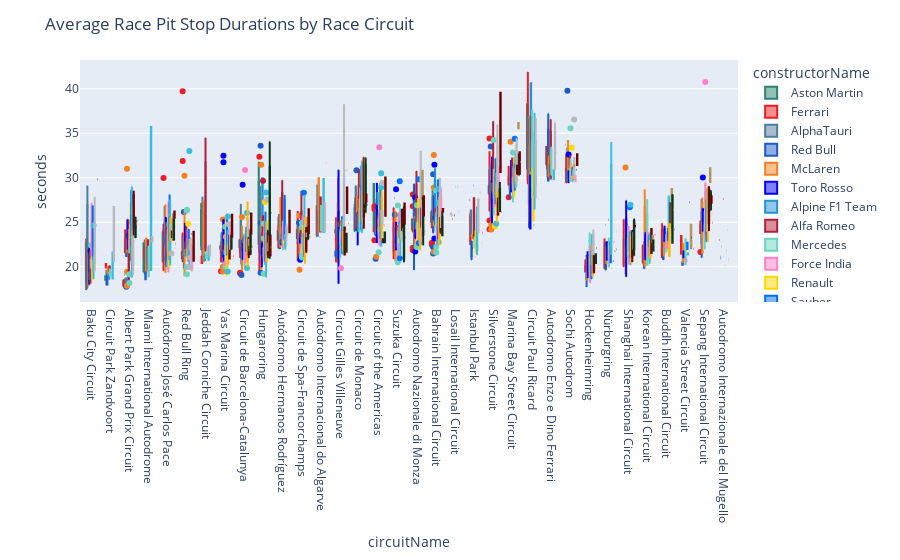

The notebook cell saved with this chart:
### Code cell
fig = px.box(newPitStops[newPitStops['seconds']<50].groupby(by=['raceId','name','circuitName','constructorName']).mean().reset_index().sort_values(by='seconds',ascending=True),
                 x='circuitName',
                 y='seconds',
                 color='constructorName',
                 color_discrete_map=constructor_color_map,
                )
fig.update_layout(
    title_text='Average Race Pit Stop Durations by Race Circuit',
)
fig.show()

### Figure 1 — Plotly figure (JSON) as saved in the notebook; plotly's stock layout.template omitted (floating-point values rounded to 4 significant figures; data arrays with more than 128 entries replaced by an {"elided": "..."} marker saying what was removed)
{"data": [{"alignmentgroup": "True", "hovertemplate": "constructorName=Aston Martin<br>circuitName=%{x}<br>seconds=%{y}<extra></extra>", "legendgroup": "Aston Martin", "marker": {"color": "#2D826D"}, "name": "Aston Martin", "notched": false, "offsetgroup": "Aston Martin", "orientation": "v", "showlegend": true, "type": "box", "x": ["Baku City Circuit", "Circuit Park Zandvoort", "Circuit Park Zandvoort", "Albert Park Grand Prix Circuit", "Miami International Autodrome", "Autódromo José Carlos Pace", "Red Bull Ring", "Baku City Circuit", "Red Bull Ring", "Red Bull Ring", "Red Bull Ring", "Jeddah Corniche Circuit", "Yas Marina Circuit", "Circuit de Barcelona-Catalunya", "Yas Marina Circuit", "Hungaroring", "Miami International Autodrome", "Circuit de Barcelona-Catalunya", "Hungaroring", "Circuit de Barcelona-Catalunya", "Autódromo Hermanos Rodríguez", "Baku City Circuit", "Circuit de Spa-Francorchamps", "Autódromo Internacional do Algarve", "Autódromo José Carlos Pace", "Circuit Gilles Villeneuve", "Circuit de Monaco", "Autódromo Hermanos Rodríguez", "Jeddah Corniche Circuit", "Circuit of the Americas", "Suzuka Circuit", "Circuit de Spa-Francorchamps", "Circuit Gilles Villeneuve", "Autodromo Nazionale di Monza", "Circuit de Monaco", "Bahrain International Circuit", "Bahrain International Circuit", "Autodromo Nazionale di Monza", "Losail International Circuit", "Bahrain International Circuit", "Circuit de Monaco", "Jeddah Corniche Circuit", "Istanbul Park", "Silverstone Circuit", "Silverstone Circuit", "Silverstone Circuit", "Circuit of the Americas", "Marina Bay Street Circuit", "Circuit Paul Ricard", "Autodromo Enzo e Dino Ferrari", "Hungaroring", "Autodromo Enzo e Dino Ferrari", "Sochi Autodrom", "Circuit Paul Ricard"], "x0": " ", "xaxis": "x", "y": [17.39, 18.54, 18.91, 19.07, 19.47, 20.62, 20.83, 21.15, 21.2, 21.24, 21.77, 21.88, 22.06, 22.06, 22.27, 22.46, 22.64, 22.8, 22.85, 23.01, 23.05, 23.15, 23.24, 23.37, 23.88, 23.88, 23.92, 23.97, 24.01, 24.03, 24.03, 24.09, 24.11, 24.25, 25.0, 25.01, 25.19, 25.31, 25.94, 26.26, 27.05, 27.16, 27.51, 28.18, 28.62, 29.2, 29.29, 29.78, 31.03, 31.58, 31.79, 33.46, 33.68, 38.26], "y0": " ", "yaxis": "y"}, {"alignmentgroup": "True", "hovertemplate": "constructorName=Ferrari<br>circuitName=%{x}<br>seconds=%{y}<extra></extra>", "legendgroup": "Ferrari", "marker": {"color": "#ED1C24"}, "name": "Ferrari", "notched": false, "offsetgroup": "Ferrari", "orientation": "v", "showlegend": true, "type": "box", "x": {"elided": "250 str values"}, "x0": " ", "xaxis": "x", "y": {"elided": "250 float values"}, "y0": " ", "yaxis": "y"}, {"alignmentgroup": "True", "hovertemplate": "constructorName=AlphaTauri<br>circuitName=%{x}<br>seconds=%{y}<extra></extra>", "legendgroup": "AlphaTauri", "marker": {"color": "#4E7C9B"}, "name": "AlphaTauri", "notched": false, "offsetgroup": "AlphaTauri", "orientation": "v", "showlegend": true, "type": "box", "x": ["Baku City Circuit", "Circuit Park Zandvoort", "Albert Park Grand Prix Circuit", "Albert Park Grand Prix Circuit", "Miami International Autodrome", "Circuit Park Zandvoort", "Baku City Circuit", "Autodromo Internazionale del Mugello", "Red Bull Ring", "Jeddah Corniche Circuit", "Red Bull Ring", "Hungaroring", "Yas Marina Circuit", "Red Bull Ring", "Yas Marina Circuit", "Red Bull Ring", "Circuit de Barcelona-Catalunya", "Circuit de Barcelona-Catalunya", "Autódromo Hermanos Rodríguez", "Red Bull Ring", "Jeddah Corniche Circuit", "Autódromo José Carlos Pace", "Circuit de Spa-Francorchamps", "Hungaroring", "Miami International Autodrome", "Hungaroring", "Circuit de Spa-Francorchamps", "Circuit de Barcelona-Catalunya", "Autódromo José Carlos Pace", "Red Bull Ring", "Istanbul Park", "Circuit Gilles Villeneuve", "Autódromo Internacional do Algarve", "Circuit of the Americas", "Yas Marina Circuit", "Circuit de Monaco", "Autodromo Nazionale di Monza", "Bahrain International Circuit", "Nürburgring", "Circuit of the Americas", "Circuit de Spa-Francorchamps", "Circuit Gilles Villeneuve", "Autodromo Nazionale di Monza", "Bahrain International Circuit", "Bahrain International Circuit", "Autódromo Hermanos Rodríguez", "Losail International Circuit", "Istanbul Park", "Circuit de Barcelona-Catalunya", "Bahrain International Circuit", "Suzuka Circuit", "Jeddah Corniche Circuit", "Circuit de Monaco", "Silverstone Circuit", "Silverstone Circuit", "Bahrain International Circuit", "Silverstone Circuit", "Hungaroring", "Baku City Circuit", "Autódromo Internacional do Algarve", "Circuit de Monaco", "Silverstone Circuit", "Sochi Autodrom", "Autodromo Enzo e Dino Ferrari", "Autodromo Enzo e Dino Ferrari", "Circuit Paul Ricard", "Marina Bay Street Circuit", "Sochi Autodrom", "Silverstone Circuit", "Autodromo Enzo e Dino Ferrari", "Circuit Paul Ricard"], "x0": " ", "xaxis": "x", "y": [17.61, 18.02, 18.17, 18.68, 19.26, 19.51, 20.5, 21.13, 21.23, 21.27, 21.28, 21.78, 21.9, 22.01, 22.1, 22.14, 22.17, 22.44, 22.55, 22.79, 22.82, 22.84, 22.87, 22.88, 22.94, 23.0, 23.23, 23.33, 23.39, 23.4, 23.46, 23.47, 23.48, 23.69, 23.86, 24.43, 24.43, 24.5, 24.72, 24.88, 24.93, 24.98, 25.01, 25.02, 25.14, 25.82, 26.02, 26.32, 27.05, 27.4, 27.69, 27.87, 28.12, 28.27, 28.4, 28.62, 28.67, 29.05, 29.09, 29.12, 29.12, 29.41, 29.61, 30.04, 30.39, 30.5, 30.58, 30.67, 31.28, 31.35, 36.81], "y0": " ", "yaxis": "y"}, {"alignmentgroup": "True", "hovertemplate": "constructorName=Red Bull<br>circuitName=%{x}<br>seconds=%{y}<extra></extra>", "legendgroup": "Red Bull", "marker": {"color": "#1E5BC6"}, "name": "Red Bull", "notched": false, "offsetgroup": "Red Bull", "orientation": "v", "showlegend": true, "type": "box", "x": {"elided": "251 str values"}, "x0": " ", "xaxis": "x", "y": {"elided": "251 float values"}, "y0": " ", "yaxis": "y"}, {"alignmentgroup": "True", "hovertemplate": "constructorName=McLaren<br>circuitName=%{x}<br>seconds=%{y}<extra></extra>", "legendgroup": "McLaren", "marker": {"color": "#F58020"}, "name": "McLaren", "notched": false, "offsetgroup": "McLaren", "orientation": "v", "showlegend": true, "type": "box", "x": {"elided": "251 str values"}, "x0": " ", "xaxis": "x", "y": {"elided": "251 float values"}, "y0": " ", "yaxis": "y"}, {"alignmentgroup": "True", "hovertemplate": "constructorName=Toro Rosso<br>circuitName=%{x}<br>seconds=%{y}<extra></extra>", "legendgroup": "Toro Rosso", "marker": {"color": "#0000FF"}, "name": "Toro Rosso", "notched": false, "offsetgroup": "Toro Rosso", "orientation": "v", "showlegend": true, "type": "box", "x": {"elided": "178 str values"}, "x0": " ", "xaxis": "x", "y": {"elided": "178 float values"}, "y0": " ", "yaxis": "y"}, {"alignmentgroup": "True", "hovertemplate": "constructorName=Alpine F1 Team<br>circuitName=%{x}<br>seconds=%{y}<extra></extra>", "legendgroup": "Alpine F1 Team", "marker": {"color": "#2293D1"}, "name": "Alpine F1 Team", "notched": false, "offsetgroup": "Alpine F1 Team", "orientation": "v", "showlegend": true, "type": "box", "x": ["Albert Park Grand Prix Circuit", "Baku City Circuit", "Circuit Park Zandvoort", "Albert Park Grand Prix Circuit", "Circuit Park Zandvoort", "Autódromo José Carlos Pace", "Miami International Autodrome", "Baku City Circuit", "Jeddah Corniche Circuit", "Jeddah Corniche Circuit", "Red Bull Ring", "Jeddah Corniche Circuit", "Yas Marina Circuit", "Baku City Circuit", "Yas Marina Circuit", "Miami International Autodrome", "Red Bull Ring", "Red Bull Ring", "Autódromo Hermanos Rodríguez", "Red Bull Ring", "Circuit de Barcelona-Catalunya", "Circuit de Barcelona-Catalunya", "Hungaroring", "Circuit de Barcelona-Catalunya", "Autódromo Internacional do Algarve", "Circuit de Spa-Francorchamps", "Autódromo Hermanos Rodríguez", "Circuit de Monaco", "Circuit de Spa-Francorchamps", "Autodromo Nazionale di Monza", "Suzuka Circuit", "Circuit Gilles Villeneuve", "Circuit de Monaco", "Bahrain International Circuit", "Autódromo José Carlos Pace", "Circuit Gilles Villeneuve", "Losail International Circuit", "Bahrain International Circuit", "Circuit de Monaco", "Circuit of the Americas", "Autodromo Nazionale di Monza", "Circuit of the Americas", "Silverstone Circuit", "Istanbul Park", "Silverstone Circuit", "Silverstone Circuit", "Hungaroring", "Circuit Paul Ricard", "Autodromo Enzo e Dino Ferrari", "Sochi Autodrom", "Bahrain International Circuit", "Autodromo Enzo e Dino Ferrari", "Circuit Paul Ricard"], "x0": " ", "xaxis": "x", "y": [18.06, 18.53, 18.66, 18.77, 19.13, 20.07, 20.33, 20.59, 20.74, 20.75, 21.18, 21.34, 21.49, 21.6, 21.79, 22.18, 22.3, 22.66, 22.75, 22.77, 22.77, 22.8, 22.83, 23.3, 23.34, 23.4, 23.54, 23.87, 24.03, 24.34, 24.47, 24.64, 24.7, 24.71, 24.89, 24.93, 25.75, 25.82, 26.1, 27.09, 27.56, 28.28, 28.46, 29.12, 29.26, 29.31, 29.95, 30.75, 30.77, 31.01, 31.07, 31.41, 40.64], "y0": " ", "yaxis": "y"}, {"alignmentgroup": "True", "hovertemplate": "constructorName=Alfa Romeo<br>circuitName=%{x}<br>seconds=%{y}<extra></extra>", "legendgroup": "Alfa Romeo", "marker": {"color": "#B12039"}, "name": "Alfa Romeo", "notched": false, "offsetgroup": "Alfa Romeo", "orientation": "v", "showlegend": true, "type": "box", "x": ["Baku City Circuit", "Albert Park Grand Prix Circuit", "Circuit Park Zandvoort", "Miami International Autodrome", "Circuit Park Zandvoort", "Albert Park Grand Prix Circuit", "Autódromo José Carlos Pace", "Baku City Circuit", "Red Bull Ring", "Red Bull Ring", "Baku City Circuit", "Red Bull Ring", "Jeddah Corniche Circuit", "Yas Marina Circuit", "Baku City Circuit", "Circuit de Barcelona-Catalunya", "Red Bull Ring", "Yas Marina Circuit", "Circuit de Barcelona-Catalunya", "Yas Marina Circuit", "Autódromo Hermanos Rodríguez", "Red Bull Ring", "Circuit de Barcelona-Catalunya", "Hungaroring", "Yas Marina Circuit", "Circuit de Barcelona-Catalunya", "Hockenheimring", "Circuit de Spa-Francorchamps", "Miami International Autodrome", "Istanbul Park", "Hungaroring", "Red Bull Ring", "Autódromo José Carlos Pace", "Circuit de Barcelona-Catalunya", "Jeddah Corniche Circuit", "Circuit de Spa-Francorchamps", "Suzuka Circuit", "Circuit de Spa-Francorchamps", "Circuit of the Americas", "Autódromo Internacional do Algarve", "Autódromo Hermanos Rodríguez", "Hungaroring", "Circuit de Monaco", "Hungaroring", "Autódromo José Carlos Pace", "Suzuka Circuit", "Red Bull Ring", "Circuit Gilles Villeneuve", "Circuit of the Americas", "Shanghai International Circuit", "Circuit Gilles Villeneuve", "Autodromo Nazionale di Monza", "Albert Park Grand Prix Circuit", "Circuit Gilles Villeneuve", "Nürburgring", "Bahrain International Circuit", "Circuit de Monaco", "Circuit of the Americas", "Losail International Circuit", "Bahrain International Circuit", "Bahrain International Circuit", "Bahrain International Circuit", "Bahrain International Circuit", "Bahrain International Circuit", "Autodromo Nazionale di Monza", "Circuit de Monaco", "Autodromo Nazionale di Monza", "Autodromo Internazionale del Mugello", "Istanbul Park", "Autódromo Internacional do Algarve", "Silverstone Circuit", "Silverstone Circuit", "Silverstone Circuit", "Circuit de Spa-Francorchamps", "Marina Bay Street Circuit", "Hungaroring", "Autódromo Hermanos Rodríguez", "Autodromo Enzo e Dino Ferrari", "Silverstone Circuit", "Autodromo Nazionale di Monza", "Autodromo Enzo e Dino Ferrari", "Circuit Paul Ricard", "Circuit Paul Ricard", "Circuit de Monaco", "Sochi Autodrom", "Sochi Autodrom", "Marina Bay Street Circuit", "Sochi Autodrom", "Jeddah Corniche Circuit", "Silverstone Circuit", "Autodromo Enzo e Dino Ferrari", "Circuit Paul Ricard"], "x0": " ", "xaxis": "x", "y": [18.12, 18.4, 19.6, 19.61, 20.01, 20.58, 20.67, 21.09, 21.22, 21.56, 21.64, 21.69, 21.7, 21.75, 21.99, 22.14, 22.19, 22.19, 22.22, 22.31, 22.31, 22.44, 22.69, 22.71, 22.72, 22.88, 22.9, 22.96, 22.98, 23.16, 23.32, 23.38, 23.5, 23.53, 23.53, 23.55, 23.6, 23.91, 23.94, 23.96, 24.04, 24.27, 24.3, 24.36, 24.49, 24.57, 24.63, 24.63, 24.67, 24.74, 24.78, 25.06, 25.24, 25.24, 25.28, 25.39, 25.73, 25.78, 25.79, 25.93, 25.97, 26.09, 26.46, 26.63, 26.64, 27.27, 27.55, 27.61, 27.68, 27.77, 28.12, 28.29, 28.36, 28.5, 29.34, 29.66, 29.71, 29.8, 30.48, 30.75, 30.77, 30.84, 30.96, 30.98, 31.07, 31.54, 32.17, 32.49, 34.49, 36.34, 36.58, 36.94], "y0": " ", "yaxis": "y"}, {"alignmentgroup": "True", "hovertemplate": "constructorName=Mercedes<br>circuitName=%{x}<br>seconds=%{y}<extra></extra>", "legendgroup": "Mercedes", "marker": {"color": "#6CD3BF"}, "name": "Mercedes", "notched": false, "offsetgroup": "Mercedes", "orientation": "v", "showlegend": true, "type": "box", "x": {"elided": "249 str values"}, "x0": " ", "xaxis": "x", "y": {"elided": "249 float values"}, "y0": " ", "yaxis": "y"}, {"alignmentgroup": "True", "hovertemplate": "constructorName=Force India<br>circuitName=%{x}<br>seconds=%{y}<extra></extra>", "legendgroup": "Force India", "marker": {"color": "#FF80C7"}, "name": "Force India", "notched": false, "offsetgroup": "Force India", "orientation": "v", "showlegend": true, "type": "box", "x": {"elided": "157 str values"}, "x0": " ", "xaxis": "x", "y": {"elided": "157 float values"}, "y0": " ", "yaxis": "y"}, {"alignmentgroup": "True", "hovertemplate": "constructorName=Renault<br>circuitName=%{x}<br>seconds=%{y}<extra></extra>", "legendgroup": "Renault", "marker": {"color": "#FFD800"}, "name": "Renault", "notched": false, "offsetgroup": "Renault", "orientation": "v", "showlegend": true, "type": "box", "x": ["Baku City Circuit", "Yas Marina Circuit", "Autódromo José Carlos Pace", "Autodromo Internazionale del Mugello", "Hockenheimring", "Red Bull Ring", "Baku City Circuit", "Red Bull Ring", "Hockenheimring", "Nürburgring", "Hockenheimring", "Baku City Circuit", "Autódromo José Carlos Pace", "Circuit de Spa-Francorchamps", "Baku City Circuit", "Shanghai International Circuit", "Korean International Circuit", "Red Bull Ring", "Istanbul Park", "Yas Marina Circuit", "Valencia Street Circuit", "Circuit de Spa-Francorchamps", "Yas Marina Circuit", "Hungaroring", "Yas Marina Circuit", "Circuit de Barcelona-Catalunya", "Shanghai International Circuit", "Circuit de Barcelona-Catalunya", "Red Bull Ring", "Hungaroring", "Red Bull Ring", "Hungaroring", "Nürburgring", "Circuit de Barcelona-Catalunya", "Autódromo Hermanos Rodríguez", "Circuit de Barcelona-Catalunya", "Hungaroring", "Suzuka Circuit", "Autodromo Nazionale di Monza", "Circuit de Barcelona-Catalunya", "Autódromo Hermanos Rodríguez", "Autódromo Hermanos Rodríguez", "Autódromo Hermanos Rodríguez", "Circuit de Spa-Francorchamps", "Circuit de Barcelona-Catalunya", "Albert Park Grand Prix Circuit", "Circuit Gilles Villeneuve", "Shanghai International Circuit", "Albert Park Grand Prix Circuit", "Hungaroring", "Suzuka Circuit", "Buddh International Circuit", "Shanghai International Circuit", "Suzuka Circuit", "Circuit Gilles Villeneuve", "Suzuka Circuit", "Shanghai International Circuit", "Autódromo José Carlos Pace", "Circuit of the Americas", "Circuit de Spa-Francorchamps", "Istanbul Park", "Circuit Gilles Villeneuve", "Sepang International Circuit", "Yas Marina Circuit", "Autodromo Nazionale di Monza", "Circuit of the Americas", "Albert Park Grand Prix Circuit", "Suzuka Circuit", "Circuit Gilles Villeneuve", "Circuit de Spa-Francorchamps", "Circuit of the Americas", "Bahrain International Circuit", "Silverstone Circuit", "Albert Park Grand Prix Circuit", "Autódromo José Carlos Pace", "Bahrain International Circuit", "Circuit de Spa-Francorchamps", "Red Bull Ring", "Circuit de Monaco", "Bahrain International Circuit", "Circuit de Monaco", "Autodromo Nazionale di Monza", "Bahrain International Circuit", "Circuit Paul Ricard", "Sepang International Circuit", "Autodromo Nazionale di Monza", "Circuit de Monaco", "Bahrain International Circuit", "Circuit Gilles Villeneuve", "Yas Marina Circuit", "Autódromo José Carlos Pace", "Bahrain International Circuit", "Circuit de Monaco", "Circuit of the Americas", "Autodromo Nazionale di Monza", "Hungaroring", "Sepang International Circuit", "Albert Park Grand Prix Circuit", "Autodromo Nazionale di Monza", "Autódromo Internacional do Algarve", "Marina Bay Street Circuit", "Silverstone Circuit", "Marina Bay Street Circuit", "Silverstone Circuit", "Silverstone Circuit", "Marina Bay Street Circuit", "Sochi Autodrom", "Silverstone Circuit", "Sochi Autodrom", "Sochi Autodrom", "Circuit de Monaco", "Autodromo Enzo e Dino Ferrari", "Sochi Autodrom", "Marina Bay Street Circuit", "Silverstone Circuit", "Circuit Paul Ricard", "Silverstone Circuit", "Marina Bay Street Circuit", "Sochi Autodrom"], "x0": " ", "xaxis": "x", "y": [18.45, 18.98, 19.91, 20.16, 20.25, 20.65, 20.77, 20.77, 20.78, 21.01, 21.02, 21.03, 21.06, 21.18, 21.24, 21.29, 21.51, 21.6, 21.65, 21.7, 21.71, 21.78, 21.87, 21.9, 21.96, 21.98, 22.01, 22.1, 22.11, 22.12, 22.14, 22.18, 22.34, 22.41, 22.41, 22.42, 22.53, 22.63, 22.65, 22.76, 22.82, 22.85, 22.85, 22.87, 23.1, 23.14, 23.16, 23.21, 23.25, 23.25, 23.26, 23.38, 23.5, 23.52, 23.61, 23.71, 23.81, 23.85, 23.89, 23.95, 23.97, 23.98, 24.05, 24.15, 24.21, 24.23, 24.4, 24.41, 24.47, 24.48, 24.52, 24.53, 24.55, 24.58, 24.66, 24.69, 24.7, 24.8, 24.9, 24.98, 25.04, 25.15, 25.2, 25.22, 25.38, 25.39, 25.47, 25.48, 25.59, 25.84, 25.99, 26.41, 27.0, 27, 27.18, 27.27, 27.3, 27.31, 27.71, 27.77, 27.87, 28.23, 28.4, 28.57, 28.62, 29.82, 30.09, 30.16, 30.28, 30.32, 30.38, 30.38, 30.7, 30.71, 30.84, 30.96, 31.95, 32.28, 33.36], "y0": " ", "yaxis": "y"}, {"alignmentgroup": "True", "hovertemplate": "constructorName=Sauber<br>circuitName=%{x}<br>seconds=%{y}<extra></extra>", "legendgroup": "Sauber", "marker": {"color": "#006EFF"}, "name": "Sauber", "notched": false, "offsetgroup": "Sauber", "orientation": "v", "showlegend": true, "type": "box", "x": {"elided": "158 str values"}, "x0": " ", "xaxis": "x", "y": {"elided": "158 float values"}, "y0": " ", "yaxis": "y"}, {"alignmentgroup": "True", "hovertemplate": "constructorName=Williams<br>circuitName=%{x}<br>seconds=%{y}<extra></extra>", "legendgroup": "Williams", "marker": {"color": "#37BEDD"}, "name": "Williams", "notched": false, "offsetgroup": "Williams", "orientation": "v", "showlegend": true, "type": "box", "x": {"elided": "249 str values"}, "x0": " ", "xaxis": "x", "y": {"elided": "249 float values"}, "y0": " ", "yaxis": "y"}, {"alignmentgroup": "True", "hovertemplate": "constructorName=Lotus F1<br>circuitName=%{x}<br>seconds=%{y}<extra></extra>", "legendgroup": "Lotus F1", "marker": {"color": "#FFB800"}, "name": "Lotus F1", "notched": false, "offsetgroup": "Lotus F1", "orientation": "v", "showlegend": true, "type": "box", "x": ["Hockenheimring", "Nürburgring", "Circuit de Barcelona-Catalunya", "Circuit de Spa-Francorchamps", "Yas Marina Circuit", "Shanghai International Circuit", "Hungaroring", "Circuit de Barcelona-Catalunya", "Hungaroring", "Albert Park Grand Prix Circuit", "Korean International Circuit", "Hungaroring", "Buddh International Circuit", "Valencia Street Circuit", "Circuit Gilles Villeneuve", "Autodromo Nazionale di Monza", "Red Bull Ring", "Yas Marina Circuit", "Shanghai International Circuit", "Yas Marina Circuit", "Hockenheimring", "Albert Park Grand Prix Circuit", "Bahrain International Circuit", "Yas Marina Circuit", "Shanghai International Circuit", "Circuit Gilles Villeneuve", "Bahrain International Circuit", "Sepang International Circuit", "Autódromo José Carlos Pace", "Korean International Circuit", "Red Bull Ring", "Circuit of the Americas", "Suzuka Circuit", "Shanghai International Circuit", "Circuit de Barcelona-Catalunya", "Autódromo José Carlos Pace", "Circuit de Spa-Francorchamps", "Circuit de Spa-Francorchamps", "Circuit Gilles Villeneuve", "Circuit Gilles Villeneuve", "Albert Park Grand Prix Circuit", "Autódromo Hermanos Rodríguez", "Suzuka Circuit", "Suzuka Circuit", "Autodromo Nazionale di Monza", "Buddh International Circuit", "Silverstone Circuit", "Circuit de Monaco", "Suzuka Circuit", "Hungaroring", "Autódromo José Carlos Pace", "Sepang International Circuit", "Autódromo José Carlos Pace", "Circuit de Spa-Francorchamps", "Circuit de Monaco", "Circuit of the Americas", "Sepang International Circuit", "Bahrain International Circuit", "Circuit de Monaco", "Circuit of the Americas", "Circuit de Barcelona-Catalunya", "Autodromo Nazionale di Monza", "Silverstone Circuit", "Bahrain International Circuit", "Circuit of the Americas", "Circuit de Monaco", "Sepang International Circuit", "Silverstone Circuit", "Marina Bay Street Circuit", "Marina Bay Street Circuit", "Sochi Autodrom", "Sochi Autodrom", "Marina Bay Street Circuit", "Marina Bay Street Circuit"], "x0": " ", "xaxis": "x", "y": [19.05, 19.86, 19.97, 20.34, 20.35, 20.41, 20.56, 20.6, 20.66, 20.79, 20.96, 21.17, 21.19, 21.66, 21.68, 21.85, 21.93, 21.96, 22.06, 22.22, 22.33, 22.36, 22.44, 22.45, 22.49, 22.54, 22.71, 22.8, 22.83, 22.86, 23.01, 23.02, 23.24, 23.42, 23.52, 23.59, 23.59, 23.6, 23.9, 23.98, 24.1, 24.11, 24.11, 24.4, 24.66, 24.93, 24.96, 25.08, 25.08, 25.2, 25.28, 25.46, 25.53, 25.55, 25.67, 25.67, 25.86, 26.18, 26.38, 26.74, 27.31, 27.59, 27.76, 27.84, 28.51, 28.52, 29.0, 29.27, 29.45, 29.89, 29.95, 30.11, 30.62, 30.72], "y0": " ", "yaxis": "y"}, {"alignmentgroup": "True", "hovertemplate": "constructorName=Haas F1 Team<br>circuitName=%{x}<br>seconds=%{y}<extra></extra>", "legendgroup": "Haas F1 Team", "marker": {"color": "#B6BABD"}, "name": "Haas F1 Team", "notched": false, "offsetgroup": "Haas F1 Team", "orientation": "v", "showlegend": true, "type": "box", "x": {"elided": "153 str values"}, "x0": " ", "xaxis": "x", "y": {"elided": "153 float values"}, "y0": " ", "yaxis": "y"}, {"alignmentgroup": "True", "hovertemplate": "constructorName=Marussia<br>circuitName=%{x}<br>seconds=%{y}<extra></extra>", "legendgroup": "Marussia", "marker": {"color": "#6E0000"}, "name": "Marussia", "notched": false, "offsetgroup": "Marussia", "orientation": "v", "showlegend": true, "type": "box", "x": ["Hockenheimring", "Shanghai International Circuit", "Nürburgring", "Yas Marina Circuit", "Circuit de Barcelona-Catalunya", "Hungaroring", "Hockenheimring", "Circuit Gilles Villeneuve", "Korean International Circuit", "Circuit de Spa-Francorchamps", "Hungaroring", "Circuit de Barcelona-Catalunya", "Circuit de Spa-Francorchamps", "Circuit of the Americas", "Shanghai International Circuit", "Circuit of the Americas", "Autódromo José Carlos Pace", "Circuit de Barcelona-Catalunya", "Yas Marina Circuit", "Albert Park Grand Prix Circuit", "Red Bull Ring", "Bahrain International Circuit", "Autódromo José Carlos Pace", "Sepang International Circuit", "Suzuka Circuit", "Hungaroring", "Shanghai International Circuit", "Korean International Circuit", "Circuit de Monaco", "Autodromo Nazionale di Monza", "Circuit Gilles Villeneuve", "Circuit de Spa-Francorchamps", "Buddh International Circuit", "Bahrain International Circuit", "Suzuka Circuit", "Bahrain International Circuit", "Autodromo Nazionale di Monza", "Silverstone Circuit", "Silverstone Circuit", "Suzuka Circuit", "Albert Park Grand Prix Circuit", "Autodromo Nazionale di Monza", "Buddh International Circuit", "Valencia Street Circuit", "Sepang International Circuit", "Silverstone Circuit", "Albert Park Grand Prix Circuit", "Sepang International Circuit", "Circuit de Monaco", "Marina Bay Street Circuit", "Marina Bay Street Circuit", "Sochi Autodrom", "Marina Bay Street Circuit", "Circuit de Monaco"], "x0": " ", "xaxis": "x", "y": [19.39, 20.54, 20.65, 20.91, 20.99, 21.0, 21.21, 21.38, 21.54, 21.58, 22.55, 22.66, 22.68, 22.74, 22.98, 23.08, 23.33, 23.33, 23.48, 23.54, 23.71, 23.73, 23.96, 24.01, 24.01, 24.1, 24.13, 24.24, 24.28, 24.35, 24.41, 24.47, 25.0, 25.01, 25.3, 25.6, 25.84, 25.85, 25.97, 26.51, 26.63, 26.64, 27.13, 27.24, 27.56, 27.75, 28.55, 29.04, 29.75, 30.35, 31.12, 31.37, 31.44, 32.31], "y0": " ", "yaxis": "y"}, {"alignmentgroup": "True", "hovertemplate": "constructorName=Racing Point<br>circuitName=%{x}<br>seconds=%{y}<extra></extra>", "legendgroup": "Racing Point", "marker": {"color": "#F596C8"}, "name": "Racing Point", "notched": false, "offsetgroup": "Racing Point", "orientation": "v", "showlegend": true, "type": "box", "x": ["Red Bull Ring", "Autodromo Internazionale del Mugello", "Hockenheimring", "Hungaroring", "Baku City Circuit", "Yas Marina Circuit", "Red Bull Ring", "Red Bull Ring", "Circuit de Barcelona-Catalunya", "Autódromo Hermanos Rodríguez", "Hungaroring", "Nürburgring", "Albert Park Grand Prix Circuit", "Autodromo Nazionale di Monza", "Circuit de Barcelona-Catalunya", "Suzuka Circuit", "Circuit de Spa-Francorchamps", "Shanghai International Circuit", "Autódromo José Carlos Pace", "Circuit de Spa-Francorchamps", "Circuit Gilles Villeneuve", "Istanbul Park", "Yas Marina Circuit", "Bahrain International Circuit", "Bahrain International Circuit", "Circuit of the Americas", "Circuit de Monaco", "Autodromo Nazionale di Monza", "Silverstone Circuit", "Silverstone Circuit", "Bahrain International Circuit", "Sochi Autodrom", "Sochi Autodrom", "Silverstone Circuit", "Autódromo Internacional do Algarve", "Marina Bay Street Circuit", "Autodromo Enzo e Dino Ferrari", "Circuit Paul Ricard"], "x0": " ", "xaxis": "x", "y": [19.46, 20.82, 21.31, 21.85, 22.02, 22.04, 22.16, 22.44, 22.46, 22.55, 22.6, 22.72, 22.85, 22.87, 23.0, 23.16, 23.43, 23.57, 23.6, 23.72, 23.9, 24.18, 24.28, 24.45, 24.47, 24.66, 26.53, 26.69, 28.46, 28.72, 28.72, 29.6, 30.22, 31.3, 31.65, 31.8, 32.79, 34.07], "y0": " ", "yaxis": "y"}, {"alignmentgroup": "True", "hovertemplate": "constructorName=HRT<br>circuitName=%{x}<br>seconds=%{y}<extra></extra>", "legendgroup": "HRT", "marker": {"color": "#b2945e"}, "name": "HRT", "notched": false, "offsetgroup": "HRT", "orientation": "v", "showlegend": true, "type": "box", "x": ["Hockenheimring", "Hungaroring", "Circuit de Barcelona-Catalunya", "Shanghai International Circuit", "Yas Marina Circuit", "Valencia Street Circuit", "Yas Marina Circuit", "Korean International Circuit", "Nürburgring", "Autódromo José Carlos Pace", "Hungaroring", "Korean International Circuit", "Shanghai International Circuit", "Suzuka Circuit", "Circuit de Barcelona-Catalunya", "Buddh International Circuit", "Suzuka Circuit", "Circuit de Spa-Francorchamps", "Circuit of the Americas", "Valencia Street Circuit", "Bahrain International Circuit", "Circuit de Spa-Francorchamps", "Autódromo José Carlos Pace", "Silverstone Circuit", "Circuit de Monaco", "Autodromo Nazionale di Monza", "Istanbul Park", "Silverstone Circuit", "Buddh International Circuit", "Sepang International Circuit", "Autodromo Nazionale di Monza", "Circuit Gilles Villeneuve", "Sepang International Circuit", "Circuit de Monaco", "Marina Bay Street Circuit", "Marina Bay Street Circuit"], "x0": " ", "xaxis": "x", "y": [19.86, 21.87, 21.91, 22.04, 22.04, 22.07, 22.27, 22.75, 22.81, 23.01, 23.44, 23.47, 23.8, 24.0, 24.19, 24.19, 24.23, 24.53, 24.65, 24.7, 24.86, 25.5, 25.9, 26.24, 27.14, 27.62, 28.36, 28.52, 28.75, 29.53, 30.78, 30.81, 31.06, 32.18, 35.55, 36.15], "y0": " ", "yaxis": "y"}, {"alignmentgroup": "True", "hovertemplate": "constructorName=Caterham<br>circuitName=%{x}<br>seconds=%{y}<extra></extra>", "legendgroup": "Caterham", "marker": {"color": "#0b361f"}, "name": "Caterham", "notched": false, "offsetgroup": "Caterham", "orientation": "v", "showlegend": true, "type": "box", "x": ["Hockenheimring", "Suzuka Circuit", "Hungaroring", "Shanghai International Circuit", "Circuit de Barcelona-Catalunya", "Hockenheimring", "Circuit Gilles Villeneuve", "Nürburgring", "Korean International Circuit", "Yas Marina Circuit", "Suzuka Circuit", "Autodromo Nazionale di Monza", "Circuit de Barcelona-Catalunya", "Hungaroring", "Buddh International Circuit", "Circuit of the Americas", "Yas Marina Circuit", "Korean International Circuit", "Circuit de Spa-Francorchamps", "Autódromo José Carlos Pace", "Albert Park Grand Prix Circuit", "Valencia Street Circuit", "Bahrain International Circuit", "Bahrain International Circuit", "Red Bull Ring", "Yas Marina Circuit", "Circuit Gilles Villeneuve", "Albert Park Grand Prix Circuit", "Circuit of the Americas", "Circuit de Spa-Francorchamps", "Circuit de Barcelona-Catalunya", "Shanghai International Circuit", "Circuit de Spa-Francorchamps", "Autódromo José Carlos Pace", "Shanghai International Circuit", "Albert Park Grand Prix Circuit", "Circuit de Monaco", "Bahrain International Circuit", "Silverstone Circuit", "Sepang International Circuit", "Silverstone Circuit", "Suzuka Circuit", "Autodromo Nazionale di Monza", "Sepang International Circuit", "Autodromo Nazionale di Monza", "Buddh International Circuit", "Sepang International Circuit", "Circuit de Monaco", "Silverstone Circuit", "Marina Bay Street Circuit", "Sochi Autodrom", "Marina Bay Street Circuit", "Circuit de Monaco", "Marina Bay Street Circuit", "Hungaroring"], "x0": " ", "xaxis": "x", "y": [20.41, 20.5, 20.9, 21.24, 21.3, 21.4, 21.68, 21.75, 21.81, 21.9, 22.23, 22.41, 22.48, 22.67, 22.71, 22.74, 22.91, 22.95, 23.03, 23.07, 23.24, 23.27, 23.51, 23.6, 23.61, 23.63, 23.69, 23.75, 23.84, 24.15, 24.18, 24.4, 24.48, 25.31, 25.38, 25.61, 26.05, 26.23, 26.26, 26.31, 26.32, 26.8, 26.98, 27.24, 27.86, 28.03, 28.59, 28.88, 29.52, 30.25, 30.89, 32.23, 32.25, 32.69, 34.09], "y0": " ", "yaxis": "y"}, {"alignmentgroup": "True", "hovertemplate": "constructorName=Manor Marussia<br>circuitName=%{x}<br>seconds=%{y}<extra></extra>", "legendgroup": "Manor Marussia", "marker": {"color": "#6E0000"}, "name": "Manor Marussia", "notched": false, "offsetgroup": "Manor Marussia", "orientation": "v", "showlegend": true, "type": "box", "x": ["Red Bull Ring", "Hungaroring", "Hockenheimring", "Yas Marina Circuit", "Hungaroring", "Circuit de Barcelona-Catalunya", "Circuit de Spa-Francorchamps", "Autódromo Hermanos Rodríguez", "Red Bull Ring", "Albert Park Grand Prix Circuit", "Shanghai International Circuit", "Shanghai International Circuit", "Suzuka Circuit", "Autódromo José Carlos Pace", "Circuit of the Americas", "Autodromo Nazionale di Monza", "Yas Marina Circuit", "Circuit de Barcelona-Catalunya", "Circuit Gilles Villeneuve", "Bahrain International Circuit", "Autódromo José Carlos Pace", "Autódromo Hermanos Rodríguez", "Circuit de Spa-Francorchamps", "Bahrain International Circuit", "Suzuka Circuit", "Sepang International Circuit", "Circuit de Monaco", "Autodromo Nazionale di Monza", "Sepang International Circuit", "Circuit de Monaco", "Circuit Gilles Villeneuve", "Baku City Circuit", "Circuit of the Americas", "Marina Bay Street Circuit", "Silverstone Circuit", "Sochi Autodrom", "Sochi Autodrom", "Marina Bay Street Circuit", "Silverstone Circuit"], "x0": " ", "xaxis": "x", "y": [20.67, 21.29, 22.09, 23.36, 23.5, 23.74, 23.8, 23.87, 23.93, 24.44, 24.55, 24.59, 24.83, 25.51, 25.73, 25.75, 25.85, 25.97, 26.03, 26.2, 26.21, 26.28, 26.46, 26.5, 27.1, 27.18, 27.33, 27.91, 27.92, 28.08, 28.9, 29.8, 30.03, 30.44, 30.65, 31.43, 32.63, 32.87, 39.55], "y0": " ", "yaxis": "y"}, {"alignmentgroup": "True", "hovertemplate": "constructorName=Lotus<br>circuitName=%{x}<br>seconds=%{y}<extra></extra>", "legendgroup": "Lotus", "marker": {"color": "#FFB800"}, "name": "Lotus", "notched": false, "offsetgroup": "Lotus", "orientation": "v", "showlegend": true, "type": "box", "x": ["Yas Marina Circuit", "Suzuka Circuit", "Circuit de Barcelona-Catalunya", "Autódromo José Carlos Pace", "Hungaroring", "Shanghai International Circuit", "Korean International Circuit", "Valencia Street Circuit", "Istanbul Park", "Circuit de Spa-Francorchamps", "Nürburgring", "Albert Park Grand Prix Circuit", "Autodromo Nazionale di Monza", "Sepang International Circuit", "Circuit de Monaco", "Buddh International Circuit", "Circuit Gilles Villeneuve", "Marina Bay Street Circuit"], "x0": " ", "xaxis": "x", "y": [20.85, 21.91, 22.0, 22.1, 22.18, 22.42, 22.48, 22.49, 22.62, 23.3, 23.99, 24.87, 24.93, 25.98, 26.0, 26.4, 30.84, 31.76], "y0": " ", "yaxis": "y"}, {"alignmentgroup": "True", "hovertemplate": "constructorName=Virgin<br>circuitName=%{x}<br>seconds=%{y}<extra></extra>", "legendgroup": "Virgin", "marker": {"color": "#c82e37"}, "name": "Virgin", "notched": false, "offsetgroup": "Virgin", "orientation": "v", "showlegend": true, "type": "box", "x": ["Yas Marina Circuit", "Nürburgring", "Valencia Street Circuit", "Circuit de Barcelona-Catalunya", "Autódromo José Carlos Pace", "Suzuka Circuit", "Circuit de Spa-Francorchamps", "Korean International Circuit", "Istanbul Park", "Autodromo Nazionale di Monza", "Buddh International Circuit", "Shanghai International Circuit", "Circuit Gilles Villeneuve", "Sepang International Circuit", "Albert Park Grand Prix Circuit", "Hungaroring", "Silverstone Circuit", "Circuit de Monaco", "Marina Bay Street Circuit"], "x0": " ", "xaxis": "x", "y": [21.18, 21.96, 22.03, 22.24, 22.62, 23.28, 23.33, 23.58, 23.81, 23.97, 24.18, 24.82, 24.86, 24.93, 25.17, 26.05, 26.14, 26.96, 31.68], "y0": " ", "yaxis": "y"}], "layout": {"boxmode": "group", "legend": {"title": {"text": "constructorName"}, "tracegroupgap": 0}, "margin": {"t": 60}, "title": {"text": "Average Race Pit Stop Durations by Race Circuit"}, "xaxis": {"anchor": "y", "domain": [0, 1], "title": {"text": "circuitName"}}, "yaxis": {"anchor": "x", "domain": [0, 1], "title": {"text": "seconds"}}}}
